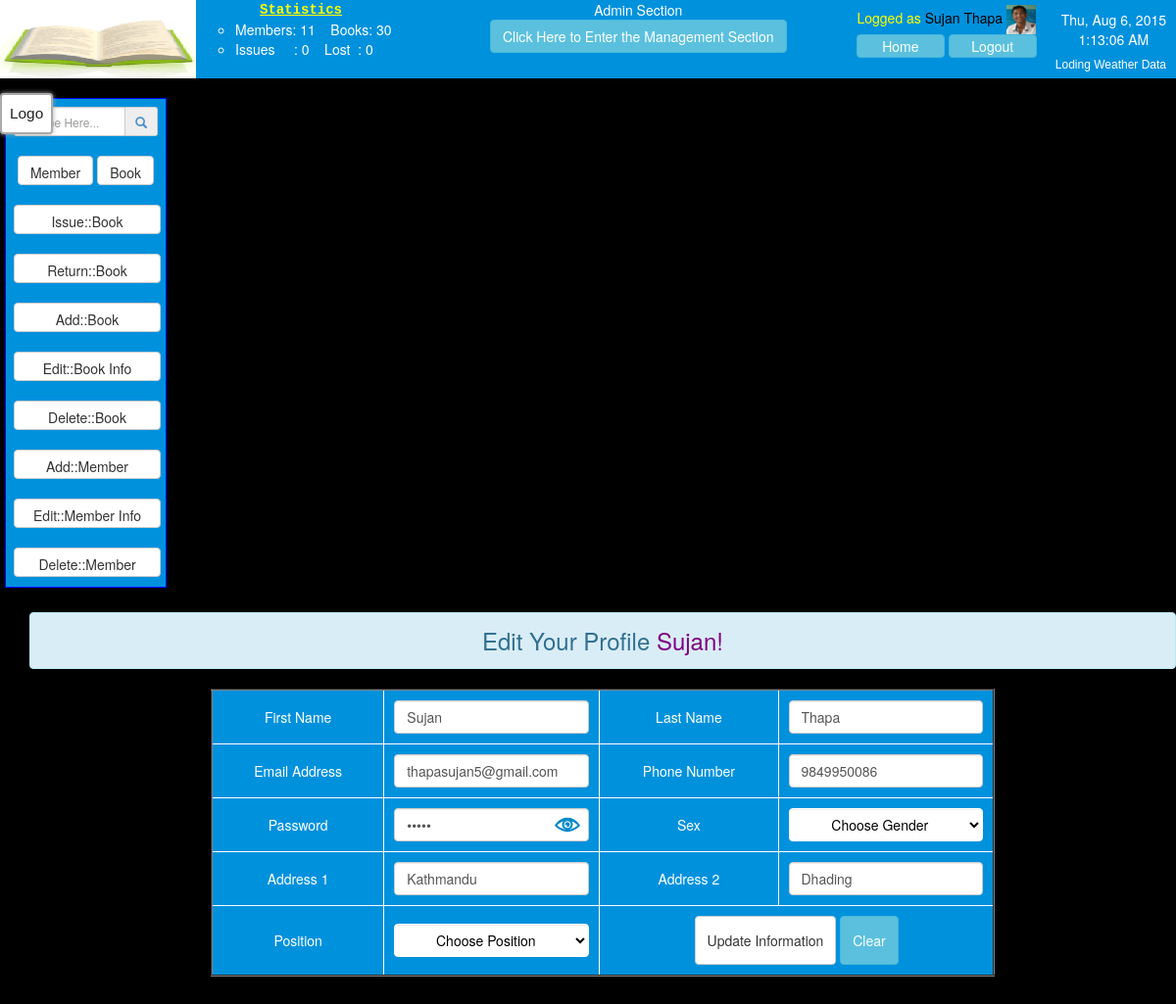
/index.php?action=edit&user=thapasujan5@gmail.com (signed in), run on the app's committed database.
### tables this page shows
CREATE TABLE IF NOT EXISTS `staffs_info` (
  `fname` varchar(255) NOT NULL,
  `lname` varchar(255) NOT NULL,
  `email` varchar(255) NOT NULL,
  `password` varchar(255) NOT NULL,
  `phone` varchar(255) NOT NULL,
  `sex` varchar(255) NOT NULL,
  `temporary_address` varchar(255) DEFAULT NULL,
  `permanent_address` varchar(255) DEFAULT NULL,
  `position` varchar(255) DEFAULT NULL,
  `date_joined` varchar(255) NOT NULL,
  `staff_image` varchar(255) NOT NULL,
  PRIMARY KEY (`email`)
);

### main.php (called while the page is built, shortened)
<?php
function totalMembers()
{
	$mems = mysql_fetch_array(mysql_query("select count(lib_id) from members_info"));
	return $mems['count(lib_id)'];
}
function totalLost()
{
	$lost = mysql_fetch_array(mysql_query("select count(id) from lostbooks"));
	return $lost['count(id)'];
}
function totalBooks()
{
	$books = mysql_fetch_array(mysql_query("select count(accession_no) from books_info where status not in('lost')"));
	return $books['count(accession_no)'];
}
function totalIssues()
{
	$issues = mysql_fetch_array(mysql_query("select count(id) from issued where status not in ('lost')"));
	return $issues['count(id)'];
}
function checkAdmin()
{
	$email = $_SESSION['email'];
	$check = mysql_fetch_array(mysql_query("SELECT position from staffs_info where email = '$email'"));
	$position = $check['position'];
	if($position == 'Head Librarian' or $position == 'Admin')
	{
		return true;
	}
	return false;
}
	function edituser($email)
	{
		include 'includes/edituser_form.php';
	}
?>

### includes/edituser_form.php (the view, shortened to what this page needs)
<?php
	$email = $_SESSION['email'];
	?>
<?php
$info = mysql_query("SELECT * from staffs_info where email = '$email';");
$data = mysql_fetch_array($info);
echo'<div class="signup_form">';
echo"<h3 class=\"alert alert-info\" align=\"center\">Edit Your Profile <font color=\"purple\">". $data['fname']."! </font></h3>";
echo"<form name=\"signup\" method=\"POST\" action=\"index.php\">";
echo "<table align=\"center\" border=\"2px\" bgcolor=\"white\">
		<tr>
			<th>
				First Name
			</th>
			<td>
				<input type=\"text\" name=\"fname\"  class=\"form-control\" required autofocus placeholder=\"First Name\" value = ".$data['fname'].">
			</td>
			<th>
				Last Name
			</th>
			<td>
				<input type=\"text\" name=\"lname\"  class=\"form-control\" required autofocus placeholder=\"Last Name\"value = ".$data['lname'].">
			</td>
		</tr>
		<tr>
			<th>
				Email Address
			</th>
			<td>
				<input type=\"email\" name=\"email\"  class=\"form-control\" required autofocus placeholder=\"Email\" value = ".$data['email'].">
			</td>
			<th>
				Phone Number
			</th>
			<td>
				<input type=\"number\" name=\"phone\"  class=\"form-control\" required autofocus placeholder=\"Mobile Number\" value = ".$data['phone'].">
			</td>
		</tr>
		<tr>
			<th>
				Password
			</th>
			<td>
				<input type=\"password\" name=\"password\"  class=\"form-control\" required autofocus placeholder=\"Password\" value = ".$data['password'].">
			</td>
			<th>
				Sex
			</th>
			<td>
				<select name =\"sex\" class=\"form-control\" required autofocus >
					<option value =\"NotChoosed\" selected = \"selected\">Choose Gender</option>
				</select>
			</td>
		</tr>
		<tr>
			<th>
				Address 1
			</th>
			<td>
				<input type=\"text\" name=\"add1\"  class=\"form-control\" required autofocus placeholder=\"Temporary Address\" value = ".$data['temporary_address'].">
			</td>
			<th>
				Address 2
			</th>
			<td>
				<input type=\"text\" name=\"add2\"  class=\"form-control\" required autofocus placeholder=\"Permanent Address\" value = ".$data['permanent_address'].">
			</td>
		</tr>
		<tr>
			<th>
				Position
			</th>
			<td>
			<select  name=\"position\"  class=\"form-control\" required autofocus placeholder=\"Position\">
									<option value=\"NotChoosed\">Choose Position</option>
								</select>
			</td>
			<td colspan = \"2\">
				<input class=\"btn btn-default\" type=\"submit\" name=\"edituser\" value=\"Update Information\">
				<input class=\"btn btn-info\" type=\"reset\" name=\"reset\" value=\"Clear\">
			</td>
		</tr>";
		echo '</div>';
?>

### includes/header.php (shortened to what this page needs)
    <!DOCTYPE html PUBLIC "-//W3C//DTD XHTML 1.0 Transitional//EN" "http://www.w3.org/TR/xhtml1/DTD/xhtml1-transitional.dtd">
	<html xmlns="http://www.w3.org/1999/xhtml">
    <head>
	<?php
		include 'includes/dependencies.php';
		include 'main.php';
	?>
     </head>
 <body> 	<div class="header">
		<a href=" <?php echo site_url;?>">
        	<div class="logo" >
				<img src="source/images/logo1.gif" alt="Logo" title="Logo" align="left" >
			</div>
        </a>
		<div id="libraryStatus">
        	<ul type="circle">
            <span style="margin-left:25px;">
					<a  id="edit" href="index.php?action=refreshLibrary" title="Refresh Data">
		            <b><font face="Courier New" color="yellow"><u>Statistics</u></font> </b></a><br>
            </span>
            	<li><font color="white">
                	Members:&nbsp;<?php echo totalMembers(); ?>
                    &nbsp;&nbsp;&nbsp;Books:&nbsp;<?php echo totalBooks(); ?><br></font>
                </li>
                <li>
					<a id="edit" href="index.php?action=viewAllIssues" title="View all Issued Books">
                    <font color="white">
        		   Issues&nbsp;&nbsp;&nbsp;&nbsp;&nbsp;:&nbsp;<?php echo totalIssues(); ?></font> </a>
                    <a id="edit" target="_new" href="<?php echo site_url;?>/admin/index.php?page=lostfine-manager" title="View all Lost Books">
        		   <font color="white"> &nbsp;Lost&nbsp;&nbsp;:&nbsp;<?php echo totalLost(); ?></font></a>
                </li>
           </ul>
		</div>
	    <div class="title">
    		<?php
				$email = $_SESSION['email'];
    			if(checkAdmin())
				{
    				echo 'Admin Section <br>';
					echo '<center><a title = "Enter Admin Section" class="btn btn-info" href = "admin/" target="_new"> Click Here to Enter the Management Section </center></a>';
				}
			?>
	     </div>
       	 <div id="dateTime" class="dateTime">
    	 </div>
	     <div class="user">
         	<center>
            	Logged as
    			<a title="Click for Profile" id="edit" target="_self" href="index.php?action=staffdetails&email=<?php echo $email;?>">
                <?php $user=mysql_fetch_array(mysql_query("SELECT staff_image from staffs_info where email = '$email'"));?>
                <?php
					if($_SESSION['fname'])
					{
						echo $_SESSION["fname"];
						echo $_SESSION["lname"];
					}
				?>
                 </a>
                 <a class="fancybox" data-fancybox-group="gallery" href="source/images/staffs/<?php echo $user['staff_image'];?>" title="View Full Sized">
                	<img width="30" height="30" src="source/images/staffs/<?php echo $user['staff_image']; ?>" />
                </a>
            </center>
 <form name="control" action="logout.php"  method="post" >
    <input class="btn btn-info"  title="Go Home Page." id="logoutButton" type="submit" name="btn_home"  value="Home">
    <input onclick="return logout()" class="btn btn-info"  title="Click to Signout." id="logoutButton" type="submit" name="btn_logout" value="Logout">
            </form>
           <a href="http://www.openweathermap.org" target="_new" title="Weather Source: www.openweathermap.org">
             	<div id="weather" class="weatherData">
					<marquee behaviour = "alternate">
						Loding Weather Data
				 </marquee>
                </div>
             </a>
	      </div>
</div>

### source/css/css_1.css (style rules this page uses)
#edit { color:black; }
.signup_form table { text-align:center; width:800px; background:#0091dd; color:white; font-weight:normal; }
.signup_form table th,td { text-align:center;padding:5px; border:1px solid white; font-weight:normal; }
.signup_form select { text-align:center; color:black; text-align:center;padding:5px; border:1px solid white; font-weight:normal; }
.signup_form table input[TYPE=SUBMIT] { text-align:center; width:250; height:50px; }
.signup_form table input[TYPE=RESET] { text-align:center; width:120; height:50px; }
.editmemberdetails_form table th,td { text-align:center; font-weight:normal; border:1px solid white; text-align:center; }
.editbookdetails_form table th,td { text-align:center; font-weight:normal; border:1px solid white; text-align:center; }
.deletemember_form table th,td { text-align:center; padding:10px; width:220px; border:1px solid white; }
.editmember_form table th,td { text-align:center; padding:10px; width:220px;height:50px; border:1px solid white; }
.addmember_form table th,td { text-align:center; width:200px; font-weight:normal; border:1px solid white; text-align:center; }
.deletebook_form table th,td { text-align:center; padding:10px; width:220px; border:1px solid white; }
.editbookinfo table th,td { text-align:center; padding:0px; width:200px;height:auto; border:1px solid white; }
.return table th,td { text-align:center; padding:10px; width:220px; border:1px solid white; }
.issue table th,td { text-align:center; padding:10px; width:220px; border:1px solid white; }
#logoutButton { width:90px; padding:1px; text-align:center; }
#dateTime { float:right; padding-right:10px; padding-top:10px;text-align:center;color:white; }
.weatherData { float:right;color:white; position:absolute; top:58px; right:10px; font-size:12px; text-align:center; font-family:Verdana, Geneva, sans-serif; }
.user { float:right; margin-right:20px;color:#FF0;font-weight:normal; padding-right:5px; padding-top:5px; }
.user a { text-decoration:none;color:white; !important }
.header { background:#0091DD; height:80px;color:white; width:auto; }
#libraryStatus { background:none; color:white;width:300px; float:left; margin-left: 0px; padding-left:0px; }
.title { float:left; margin-left:0px; text-align: center; }
.logo { float:left; }
.logo img { height:80px; width:200px; }
body { background-image:url(../images/background.png); background-repeat:repeat; margin:0 auto; padding:0px; }

### data on the page
staffs_info: staff_image (picture), fname "Sujan", email "thapasujan5@gmail.com", phone "9849950086", add1 "Kathmandu", add2 "Dhading"

### other printed values
totalMembers() "11"
totalBooks() "30"
totalIssues() "0"
totalLost() "0"
$_SESSION["fname"] "Sujan"
$_SESSION["lname"] "Thapa"
